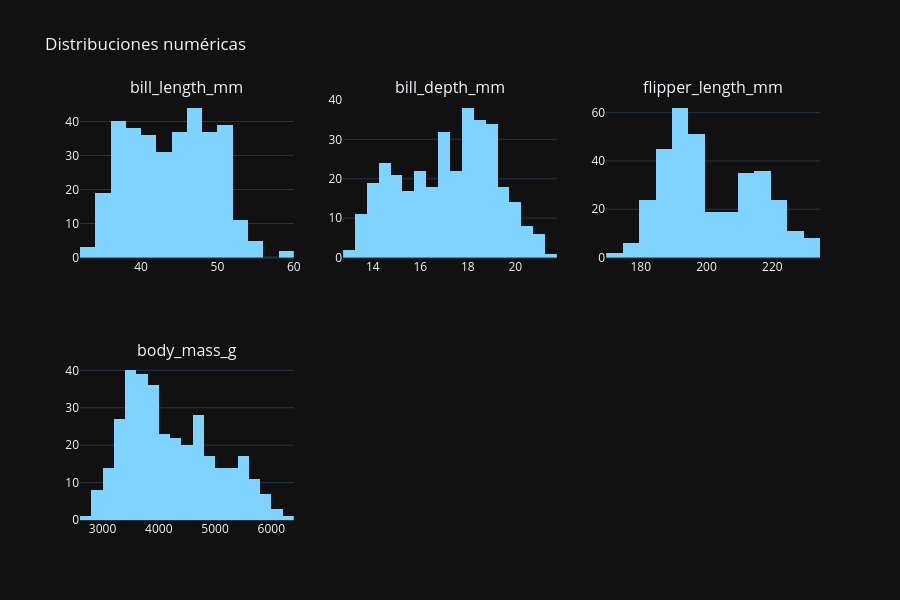

The notebook cell this image was saved under:
### Code cell
# 2.4 Distribuciones de variables numéricas
num_cols = df.select_dtypes(include='number').columns.tolist()
if num_cols:
    display(df[num_cols].describe().T)
    cols = num_cols[:9]; rows = (len(cols)+2)//3
    fig = sp.make_subplots(rows=rows, cols=3, subplot_titles=cols)
    for i, col in enumerate(cols):
        fig.add_trace(go.Histogram(x=df[col].dropna(), marker_color=PRIMARY, name=col),
                      row=i//3+1, col=i%3+1)
    fig.update_layout(height=300*rows, showlegend=False, title_text='Distribuciones numéricas',
                      template='plotly_dark'); fig.show()
else:
    print('Sin columnas numéricas.')

### Figure 1 — Plotly figure (JSON) as saved in the notebook; plotly's stock layout.template omitted (floating-point values rounded to 4 significant figures; data arrays with more than 128 entries replaced by an {"elided": "..."} marker saying what was removed)
{"data": [{"marker": {"color": "#7fd4ff"}, "name": "bill_length_mm", "type": "histogram", "x": {"elided": "342 float values"}, "xaxis": "x", "yaxis": "y"}, {"marker": {"color": "#7fd4ff"}, "name": "bill_depth_mm", "type": "histogram", "x": {"elided": "342 float values"}, "xaxis": "x2", "yaxis": "y2"}, {"marker": {"color": "#7fd4ff"}, "name": "flipper_length_mm", "type": "histogram", "x": {"elided": "342 float values"}, "xaxis": "x3", "yaxis": "y3"}, {"marker": {"color": "#7fd4ff"}, "name": "body_mass_g", "type": "histogram", "x": {"elided": "342 float values"}, "xaxis": "x4", "yaxis": "y4"}], "layout": {"annotations": [{"font": {"size": 16}, "showarrow": false, "text": "bill_length_mm", "x": 0.1444, "xanchor": "center", "xref": "paper", "y": 1.0, "yanchor": "bottom", "yref": "paper"}, {"font": {"size": 16}, "showarrow": false, "text": "bill_depth_mm", "x": 0.5, "xanchor": "center", "xref": "paper", "y": 1.0, "yanchor": "bottom", "yref": "paper"}, {"font": {"size": 16}, "showarrow": false, "text": "flipper_length_mm", "x": 0.8556, "xanchor": "center", "xref": "paper", "y": 1.0, "yanchor": "bottom", "yref": "paper"}, {"font": {"size": 16}, "showarrow": false, "text": "body_mass_g", "x": 0.1444, "xanchor": "center", "xref": "paper", "y": 0.375, "yanchor": "bottom", "yref": "paper"}], "height": 600, "showlegend": false, "title": {"text": "Distribuciones numéricas"}, "xaxis": {"anchor": "y", "domain": [0.0, 0.2889]}, "xaxis2": {"anchor": "y2", "domain": [0.3556, 0.6444]}, "xaxis3": {"anchor": "y3", "domain": [0.7111, 1.0]}, "xaxis4": {"anchor": "y4", "domain": [0.0, 0.2889]}, "xaxis5": {"anchor": "y5", "domain": [0.3556, 0.6444]}, "xaxis6": {"anchor": "y6", "domain": [0.7111, 1.0]}, "yaxis": {"anchor": "x", "domain": [0.625, 1.0]}, "yaxis2": {"anchor": "x2", "domain": [0.625, 1.0]}, "yaxis3": {"anchor": "x3", "domain": [0.625, 1.0]}, "yaxis4": {"anchor": "x4", "domain": [0.0, 0.375]}, "yaxis5": {"anchor": "x5", "domain": [0.0, 0.375]}, "yaxis6": {"anchor": "x6", "domain": [0.0, 0.375]}}}
